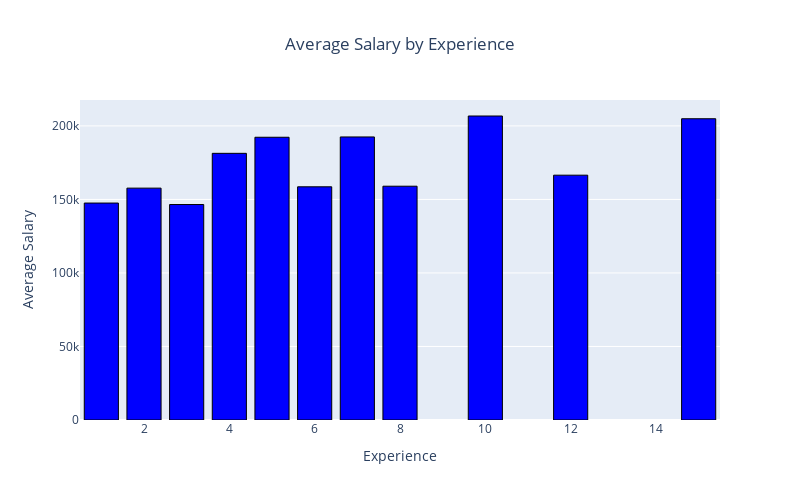

The notebook cell saved with this chart:
### Markdown cell above
# Experience And Salary

### Code cell
temp = df[df["Experience"] != -1]
grouped_data = temp.groupby("Experience")["Average Salary"].mean()
fig = go.Figure(
    data=[
        go.Bar(
            x=grouped_data.index,
            y=grouped_data.values,
            marker_color="blue",
            marker_line_color="black",
            marker_line_width=1
        )
    ]
)
fig.update_layout(
    title="Average Salary by Experience",
    xaxis_title="Experience",
    yaxis_title="Average Salary",
    height=500,
    width=800,
    title_x=0.5
)
fig.show()

### Figure 1 — Plotly figure (JSON) as saved in the notebook; plotly's stock layout.template omitted (floating-point values rounded to 4 significant figures)
{"data": [{"marker": {"color": "blue", "line": {"color": "black", "width": 1}}, "type": "bar", "x": [1, 2, 3, 4, 5, 6, 7, 8, 10, 12, 15], "y": [147500.0, 157700.0, 146500.0, 181400.0, 192300.0, 158600.0, 192500, 159000, 206750, 166500, 204900.0]}], "layout": {"height": 500, "title": {"text": "Average Salary by Experience", "x": 0.5}, "width": 800, "xaxis": {"title": {"text": "Experience"}}, "yaxis": {"title": {"text": "Average Salary"}}}}
